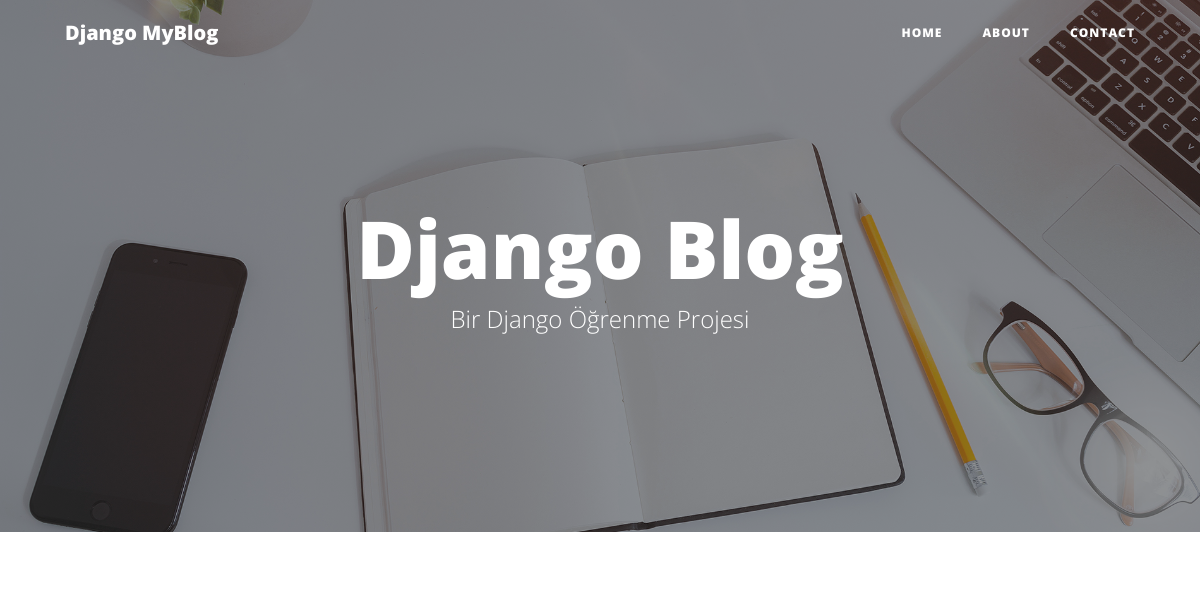
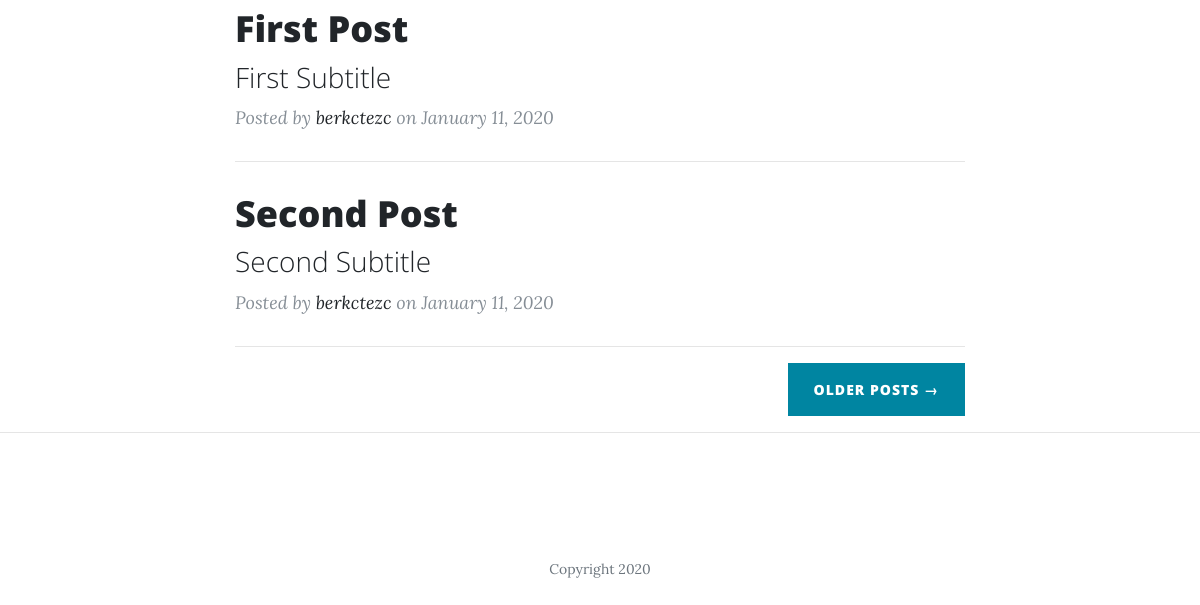
/, run on an earlier commit of the app's database (2 pictures, top to bottom).
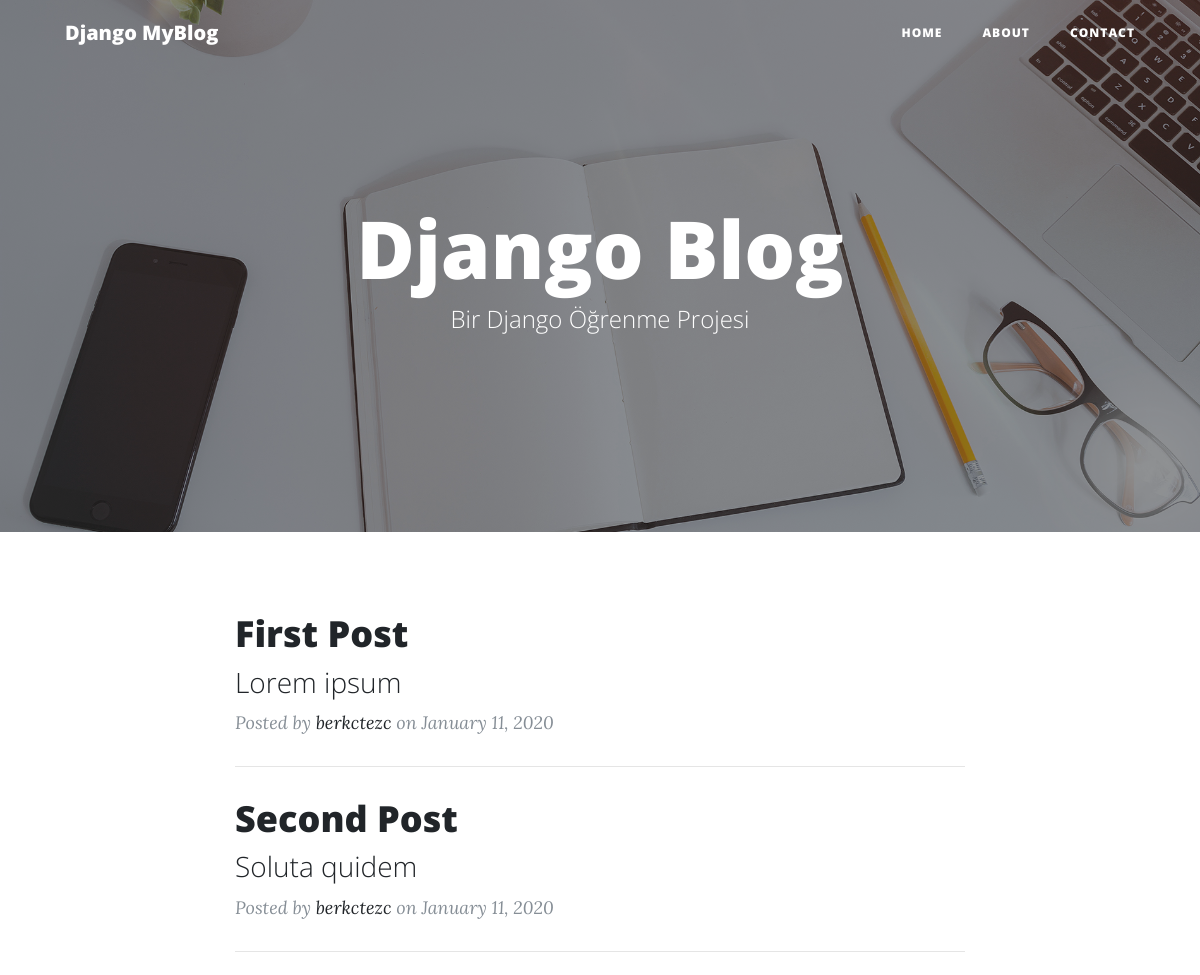
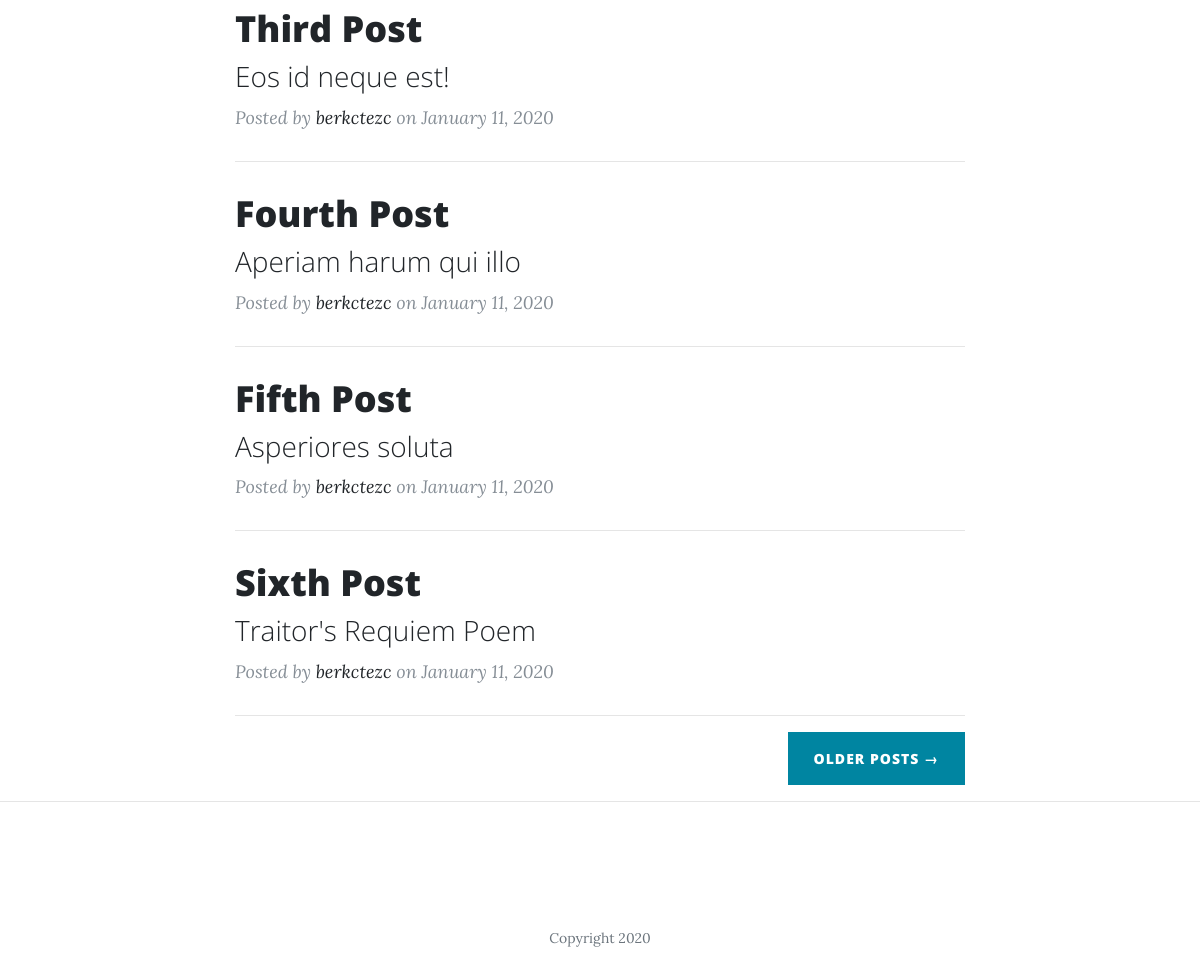
And on a later commit of the database (2 pictures, top to bottom).
### blog/models.py (models this page shows, shortened)
class Post(models.Model):
    title = models.CharField(max_length=100)
    subtitle = models.CharField(max_length=100)
    content = models.TextField()  # iceriklerimiz yazi alanı kullanacak
    author = models.ForeignKey(  # coktan tekile ilişki ( bir kullanıcı bir çok içerik üretebilir)
        'auth.User',  # django tarafından oluşturulmuş kullanıcı bilgisi
        on_delete=models.CASCADE,  # olusturan kullanıcı silme islemi gerceklestirebilir
    )
    date = models.DateTimeField(auto_now_add=True)
    image = models.ImageField(upload_to='images/', null=True)

### blog/views.py (the view)
# urls.py: path('', BlogPageView.as_view(), name='index'),
class BlogPageView(ListView):
    model = Post
    template_name = 'index.html'

### templates/index.html
{% extends 'base.html' %} {% block content %} {% load static %}
<header
  class="masthead"
  style="background-image: url( {% static 'img/home-bg.jpg' %})"
>
  <div class="overlay"></div>
  <div class="container">
    <div class="row">
      <div class="col-lg-8 col-md-10 mx-auto">
        <div class="site-heading">
          <h1>Django Blog</h1>
          <span class="subheading">Bir Django Öğrenme Projesi</span>
        </div>
      </div>
    </div>
  </div>
</header>
<div class="container">
  <div class="row">
    <div class="col-lg-8 col-md-10 mx-auto">
      {% for post in object_list %}
      <div class="post-preview">
        <a href="{% url 'post' post.pk %}">
          <h2 class="post-title">
            {{ post.title }}
          </h2>
          <h3 class="post-subtitle">
            {{ post.subtitle }}
          </h3>
        </a>
        <p class="post-meta">
          Posted by
          <a href="#">{{ post.author }}</a>
          on {{ post.date|date:"F d, Y" }}
        </p>
      </div>
      <hr />
      {% endfor %}
      <div class="clearfix">
        <a class="btn btn-primary float-right" href="#">Older Posts &rarr;</a>
      </div>
    </div>
  </div>
</div>
<hr />
{% endblock content %}

### templates/base.html
{% include 'header.html' %}
{% block content %}
{% endblock content %}
{% include 'footer.html' %}

### templates/header.html (shortened to what this page needs)
{% load static %}
<!DOCTYPE html>
<html lang="en">
<head>
  <link href="{% static  '../static/vendor/bootstrap/css/bootstrap.min.css' %}" rel="stylesheet">
  <link href=" {% static '../static/vendor/fontawesome-free/css/all.min.css" rel="stylesheet' %}" type="text/css">
  <link href="{% static 'css/clean-blog.min.css' %}" rel="stylesheet">
</head>
<body>
  <nav class="navbar navbar-expand-lg navbar-light fixed-top" id="mainNav">
    <div class="container">
      <a class="navbar-brand" href="/">Django MyBlog</a>
      <div class="collapse navbar-collapse" id="navbarResponsive">
        <ul class="navbar-nav ml-auto">
          <li class="nav-item">
            <a class="nav-link" href="/">Home</a>
          </li>
          <li class="nav-item">
            <a class="nav-link" href="/about">About</a>
          </li>
          <li class="nav-item">
            <a class="nav-link" href="/contact">Contact</a>
          </li>
        </ul>
      </div>
    </div>
  </nav>

### templates/footer.html (shortened to what this page needs)
 {% load static %}
  <footer>
    <div class="container">
      <div class="row">
        <div class="col-lg-8 col-md-10 mx-auto">
          <ul class="list-inline text-center">
          </ul>
          <p class="copyright text-muted">Copyright 2020</p>
        </div>
      </div>
    </div>
  </footer>
</body>
</html>

What changed in the data, as far as the page shows it:
changed Post "First Post": subtitle "First Subtitle" → "Lorem ipsum"
changed Post "Second Post": subtitle "Second Subtitle" → "Soluta quidem"
added Post: title "Third Post", subtitle "Eos id neque est!", author "berkctezc", date "January 11, 2020"
added Post: title "Fourth Post", subtitle "Aperiam harum qui illo", author "berkctezc", date "January 11, 2020"
added Post: title "Fifth Post", subtitle "Asperiores soluta", author "berkctezc", date "January 11, 2020"
added Post: title "Sixth Post", subtitle "Traitor's Requiem Poem", author "berkctezc", date "January 11, 2020"
